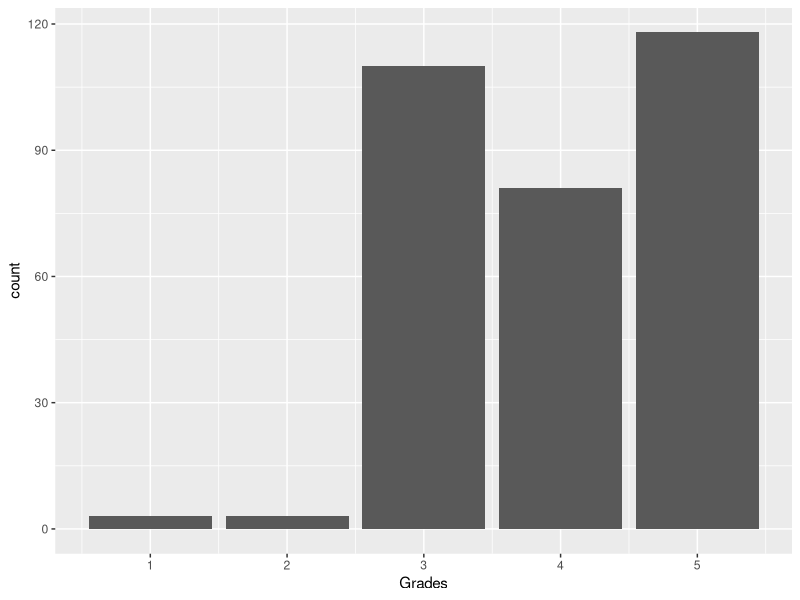
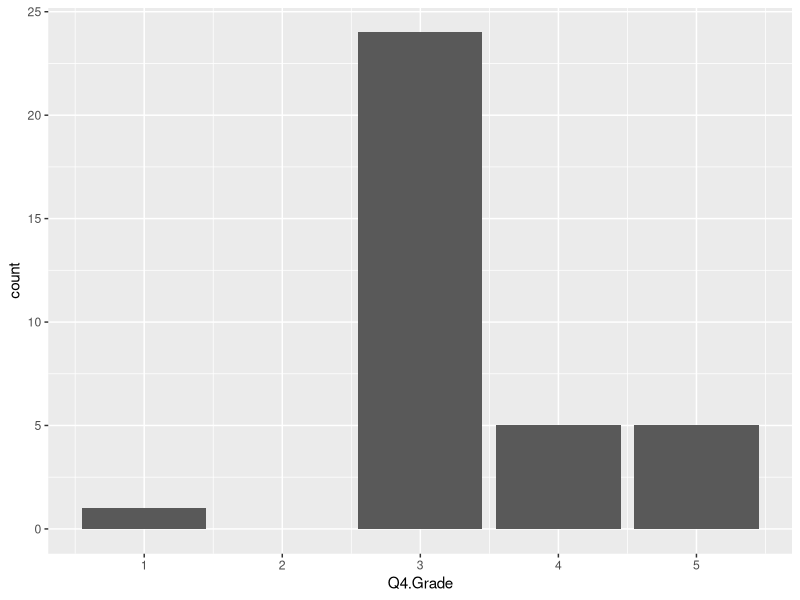
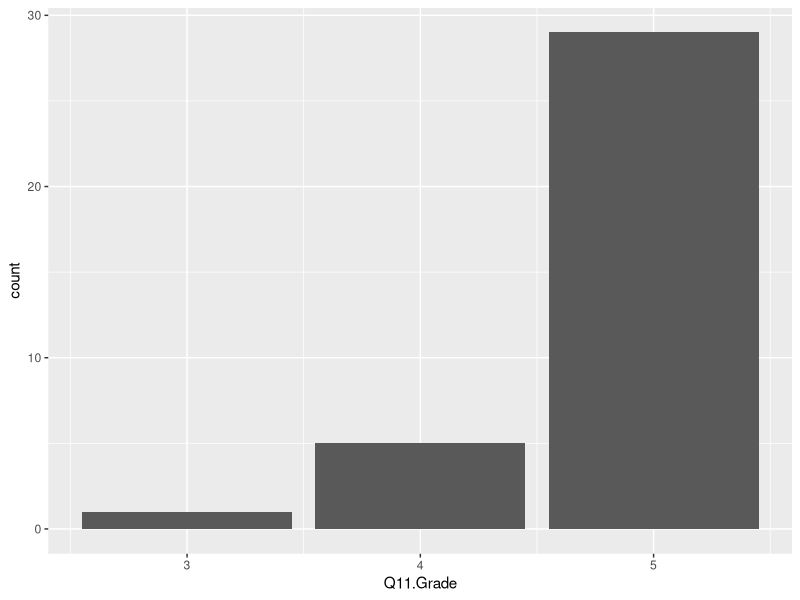
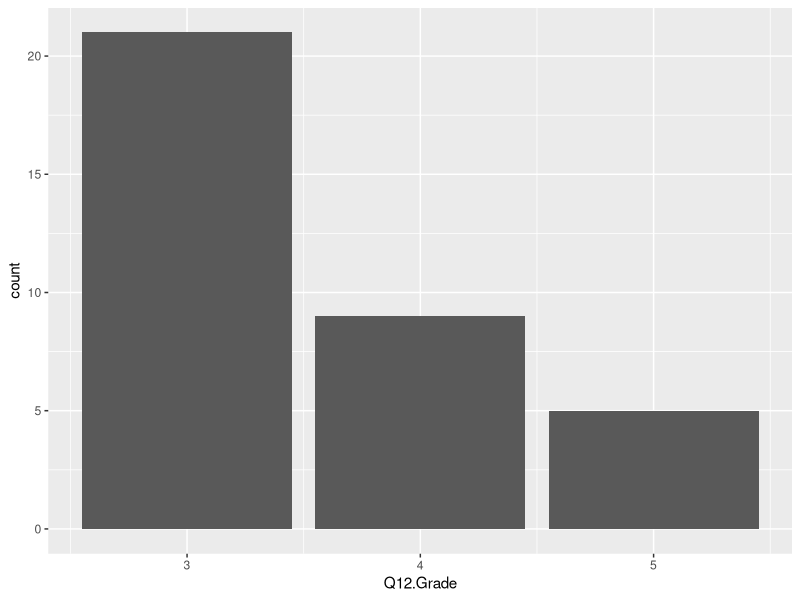
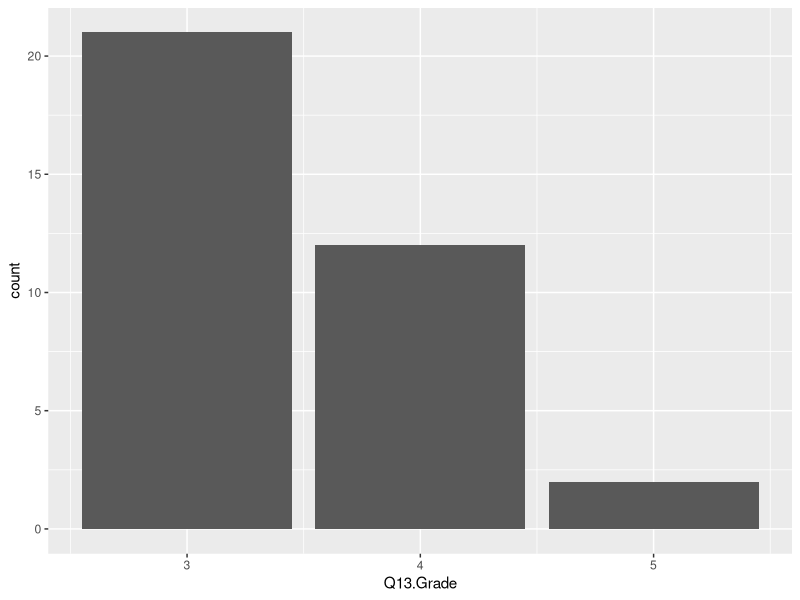
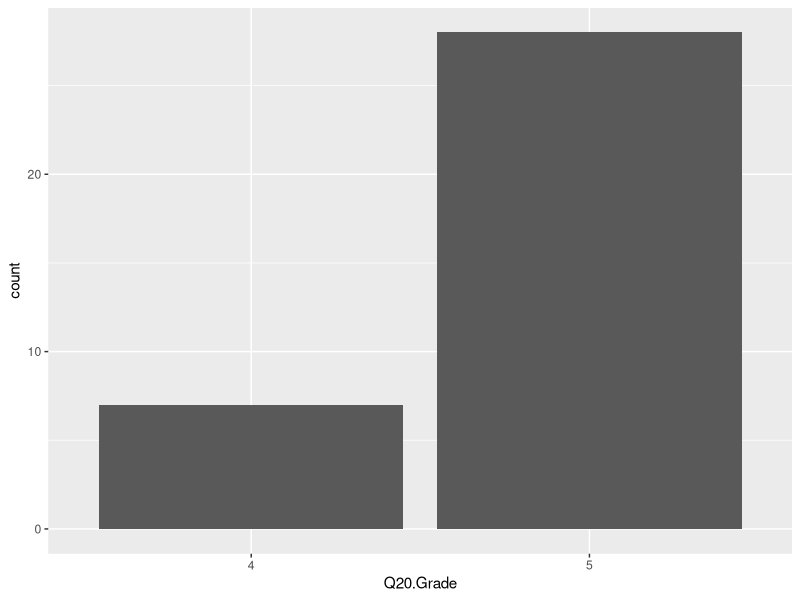
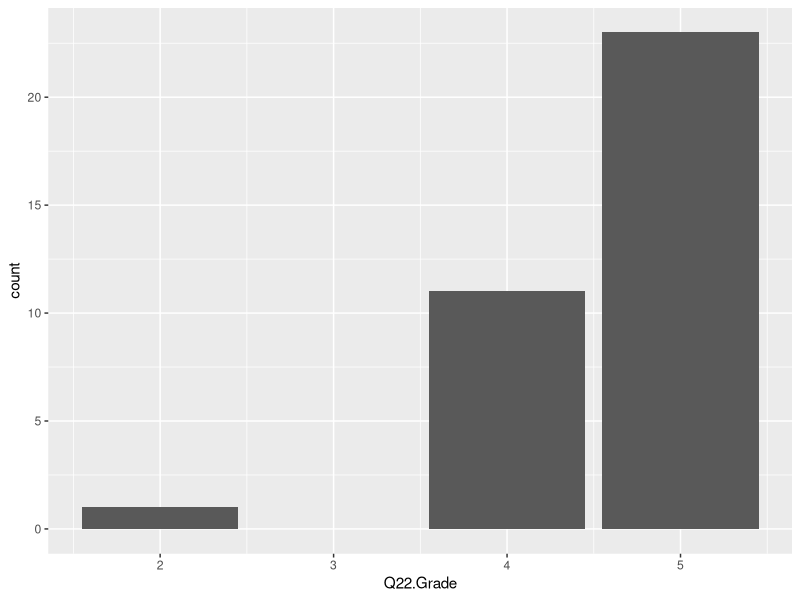
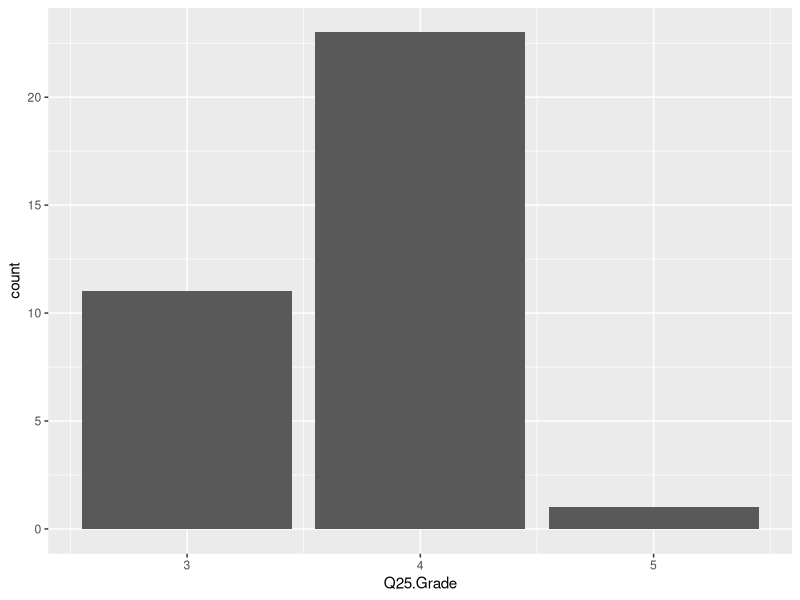

Here is the R script that generated these plots, in order:
## ---- chunk 1
knitr::opts_chunk$set(echo = TRUE)
## ---- chunk 2
setwd("~/Documents/FROST-SUMMER-2022/Winter2021")

library(tidyverse)
library(readxl)  
CK8.1 <- read_excel("FROST Grading CK 8.1_final (Winter 2021).xlsx")
## ---- chunk 3
CK8.1_clean = subset(CK8.1, select = -c(Student:GroupCK.8.1))

CK8.1_clean <- drop_na(CK8.1_clean)
## ---- chunk 4
CK8.1_all <- data.frame(unlist(CK8.1_clean))
colnames(CK8.1_all)[1] <- "Grades"
## ---- chunk 5
CK8.1_all %>%
  count(Grades)
## ---- chunk 6
CK8.1_all %>%
  ggplot() +
  geom_bar(aes(x = Grades))
## ---- chunk 7
CK8.1_clean %>%
  count(Q4.Grade)
## ---- chunk 8
CK8.1_clean %>%
  ggplot() +
  geom_bar(aes(x = Q4.Grade))
## ---- chunk 9
CK8.1_clean %>%
  count(Q11.Grade)
## ---- chunk 10
CK8.1_clean %>%
  ggplot() +
  geom_bar(aes(x = Q11.Grade))
## ---- chunk 11
CK8.1_clean %>%
  count(Q12.Grade)
## ---- chunk 12
CK8.1_clean %>%
  ggplot() +
  geom_bar(aes(x = Q12.Grade))
## ---- chunk 13
CK8.1_clean %>%
  count(Q13.Grade)
## ---- chunk 14
CK8.1_clean %>%
  ggplot() +
  geom_bar(aes(x = Q13.Grade))
## ---- chunk 15
CK8.1_clean$Q20.Grade <- as.factor(CK8.1_clean$Q20.Grade)

CK8.1_clean %>%
  count(Q20.Grade)
## ---- chunk 16
CK8.1_clean %>%
  ggplot() +
  geom_bar(aes(x = Q20.Grade))
## ---- chunk 17
CK8.1_clean %>%
  count(Q22.Grade)
## ---- chunk 18
CK8.1_clean %>%
  ggplot() +
  geom_bar(aes(x = Q22.Grade))
## ---- chunk 19
CK8.1_clean %>%
  count(Q25.Grade)
## ---- chunk 20
CK8.1_clean %>%
  ggplot() +
  geom_bar(aes(x = Q25.Grade))
## ---- chunk 21
CK8.1_clean %>%
  count(Q33.Grade)
## ---- chunk 22
CK8.1_clean %>%
  ggplot() +
  geom_bar(aes(x = Q33.Grade))
## ---- chunk 23
CK8.1_clean %>%
  count(Q34.Grade)
## ---- chunk 24
CK8.1_clean %>%
  ggplot() +
  geom_bar(aes(x = Q34.Grade))
